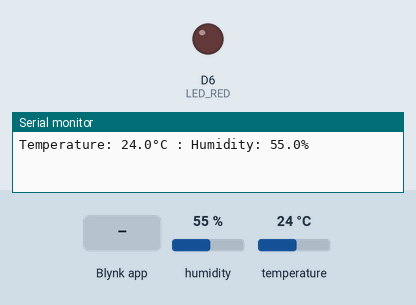
Bench run of a sketch on a simulated ESP8266 (NodeMCU). Shown: output pins drawn as LEDs (lit = HIGH), the last lines printed to the serial monitor. The test bench sets the inputs (shaded band); at power-on: humidity 55 %, temperature 24 °C. WiFi joins after 1.5 s; servers stay silent unless stated.

Above: at 3.0 s.
3.1 s: Blynk app writes 1 to V0
At 5.0 s:
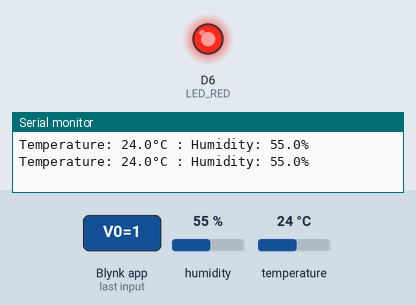
5.8 s: Blynk app writes 0 to V0
At 6.8 s:
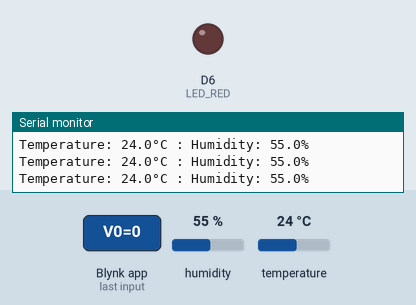
Timing chart, 0 to 8.8 s (numbered marks = the images above; inputs shaded):
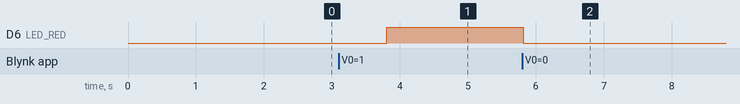

The sketch:

Lab_blynk.ino
```cpp
#define BLYNK_TEMPLATE_ID           "TMPL6o_O-0R6x"
#define BLYNK_TEMPLATE_NAME         "Quickstart Template"
#define BLYNK_AUTH_TOKEN            "JaAzCkavqzZ0a5-nU2jrBNuzqMTLyMXQ"

#define BLYNK_PRINT Serial

#include "DHT.h"

#define DHTPIN D4
#define DHTTYPE DHT22

DHT dht(DHTPIN, DHTTYPE);


#define LED_RED D6

#include <ESP8266WiFi.h>
#include <BlynkSimpleEsp8266.h>

// Your WiFi credentials.
// Set password to "" for open networks.
char ssid[] = "jakapat";
char pass[] = "Jakapat12";

BlynkTimer timer;
int count = 0;

BLYNK_WRITE(V0)
{
  int value = param.asInt(); // แปลงเป็น integer
  Blynk.virtualWrite(V1, value);


  if (value == 1){
    count++;
    digitalWrite(LED_RED,HIGH);
  }
  else {
    digitalWrite(LED_RED,LOW);
  }

  Blynk.virtualWrite(V4, count);

}

BLYNK_CONNECTED()
{
  Blynk.setProperty(V3, "offImageUrl", "https://static-image.nyc3.cdn.digitaloceanspaces.com/general/fte/congratulations.png");
  Blynk.setProperty(V3, "onImageUrl",  "https://static-image.nyc3.cdn.digitaloceanspaces.com/general/fte/congratulations_pressed.png");
  Blynk.setProperty(V3, "url", "https://docs.blynk.io/en/getting-started/what-do-i-need-to-blynk/how-quickstart-device-was-made");
}

void myTimerEvent()
{
  Blynk.virtualWrite(V2, millis() / 1000);
}

void setup()
{
  Serial.begin(115200);

  pinMode(LED_RED,OUTPUT);

  Blynk.begin(BLYNK_AUTH_TOKEN, ssid, pass);

  timer.setInterval(1000L, myTimerEvent);
  dht.begin();

}

void loop()
{
  float temperature = dht.readTemperature();
  float humidity = dht.readHumidity();
  if (isnan(temperature) || isnan(humidity)) {
    Serial.println(F("Failed to read from DHT sensor!"));
    return;
  }
  Serial.print(F("Temperature: "));
  Serial.print(temperature , 1);
  Serial.print(F("°C : "));


  Serial.print(F("Humidity: "));
  Serial.print(humidity , 1);
  Serial.println(F("%"));
  delay(2000);

  Blynk.run();
  Blynk.virtualWrite(V6, temperature);
  Blynk.virtualWrite(V7, humidity);
  timer.run();

}
```

Measured:
- after the input at 3.1 s, D6 (LED_RED): LOW → HIGH after 0.71 s
- after the input at 5.8 s, D6 (LED_RED): HIGH → LOW at once
